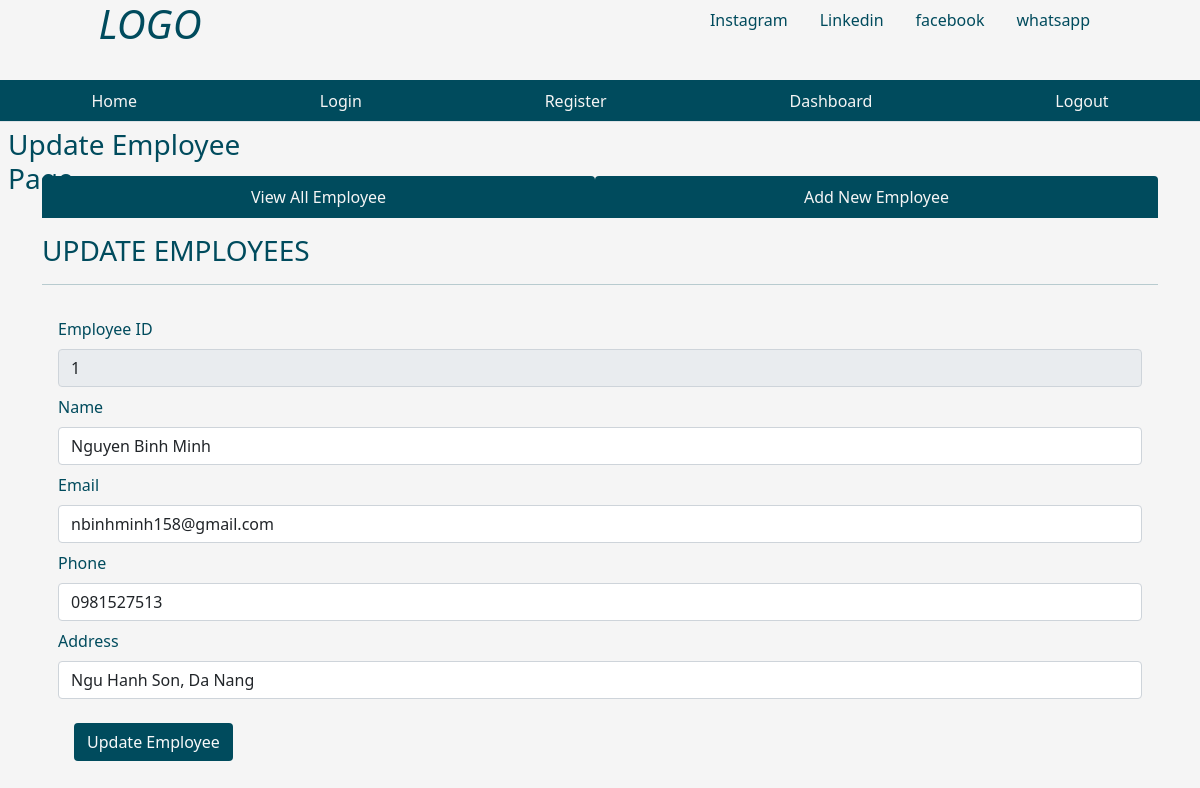
Screenshot of /fetchone/1 with the database file from the repository.
### tables this page shows
CREATE TABLE emp (empid integer PRIMARY key, name text not null, email text, phone text, address text, joining_date timestamp DEFAULT CURRENT_TIMESTAMP, total_projects integer DEFAULT 1, total_test_case integer DEFAULT 1, total_defects_found integer DEFAULT 1, total_defects_pending integer DEFAULT 1);

### app.py (the view)
@app.route('/fetchone/<int:empid>')
def fetchone(empid):
    user = get_current_user()
    db = get_database()
    emp_cur = db.execute('select * from emp where empid = ?', [empid])
    single_emp = emp_cur.fetchone()
    return render_template('updateemployee.html', user = user, single_emp = single_emp)

### app.py (called while the page is built)
@app.teardown_appcontext
def close_database(error):
    if hasattr(g, 'employee_db'):
        g.employee_db.close()

def get_current_user():
    user = None
    if 'user' in session:
        user = session['user']
        db = get_database()
        user_cur = db.execute('select * from users where name = ?', [user])
        user = user_cur.fetchone()
    return user

### database.py (called while the page is built)
def connect_to_database():
    sql = sqlite3.connect('E:/code/Py/employee_management/employee.db')
    sql.row_factory = sqlite3.Row
    return sql

def get_database():
    if not hasattr(g, 'employee_db'):
        g.employee_db = connect_to_database()
    return g.employee_db

### templates/updateemployee.html (shortened to what this page needs)
{% from "showlinks.html" import show_links, showsocialmedialinks%}
<!DOCTYPE html>
<html lang="en">
<head>
    <link href="https://cdn.jsdelivr.net/npm/bootstrap@5.1.3/dist/css/bootstrap.min.css" rel="stylesheet">
    <link rel="stylesheet" href="{{ url_for('static', filename='home.css')}}" type = "text/css">
</head>
<body>
      <div class="parent">
        <div class="child child1">
            <h1 class="text-center"><i>LOGO</i></h1>
        </div>
        <div class="child child2">
          {{ showsocialmedialinks() }}
        </div>
        <div class="child child3">
          {{ show_links() }}
      </div>
        <div class="child child4">
            <h3 class="m-2">Update Employee Page</h3>
        </div>
        <div class="child child5" style="color:rgb(0, 75, 93);">
        </div>
        <div class="child child6left">
        </div>
        <div class="child child6 container" style="color:rgb(0, 75, 93);">
            <ul class="nav nav-tabs nav-fill mb-3">
                <li class="nav-item">
                  <a class="nav-link" style=" background-color:rgb(0, 75, 93); color:whitesmoke;"  href="{{ url_for('dashboard') }}">View All Employee</a>
                </li>
                <li class="nav-item">
                  <a class="nav-link" style=" background-color:rgb(0, 75, 93); color:whitesmoke;" href="{{ url_for('addnewemployee') }}">Add New Employee</a>
                </li>
              </ul>
              <div class="table-responsive-lg caption-top">
                <caption><h3>UPDATE EMPLOYEES</h3></caption>
                 <hr>
                 {% if single_emp %}
                <form class="p-3" action="/updateemployee" method="POST">
                    <div class="mb-2">
                      <label for="empid" class="form-label">Employee ID</label>
                      <input type="text" class="form-control" id="empid" value="{{single_emp['empid']}}" name="empid" readonly>
                    </div>
                    <div class="mb-2">
                      <label for="name" class="form-label">Name</label>
                      <input type="text" class="form-control" id="name" value="{{single_emp['name']}}" name="name">
                    </div>
                    <div class="mb-2">
                      <label for="email" class="form-label">Email</label>
                      <input type="email" class="form-control" id="email"  value="{{single_emp['email']}}" name="email">
                    </div>
                    <div class="mb-2">
                        <label for="phone" class="form-label">Phone</label>
                        <input type="text" class="form-control" id="phone"  value="{{single_emp['phone']}}" name="phone">
                      </div>
                      <div class="mb-2">
                        <label for="address" class="form-label">Address</label>
                        <input type="text" class="form-control" id="address"  value="{{single_emp['address']}}" name="address">
                      </div>
            <button type="submit" class="btn text-light m-3" style="background-color:rgb(0, 75, 93);">Update Employee</button>
                  </form>
                  {% endif %}
              </div>
        </div>
        <div class="child child6right">
        </div>
      </div>
</body>
</html>

### static/home.css (style rules this page uses)
html, body { height: 100%; background-color:whitesmoke; color:rgb(0, 75, 93); }
.parent { height: 100%; display: grid; grid-template-columns: repeat(4, 1fr); grid-template-rows: 10% 5% 7% auto 7%; }
.child { margin-bottom: 10px; }
.child1 { grid-column: 1/2; grid-row: 1/2; }
.child2 { grid-column: 3/-1; grid-row: 1/2; }
.child3 { grid-column: 1/-1; grid-row: 2/3; }
.child4 { grid-column: 1/2; grid-row: 3/4; }
.child5 { grid-column: 4/5; grid-row: 3/4; text-align: center; }
.child6 { grid-column: 1/-1; grid-row: 4/5; }

### rows the page displays
emp: empid "1", name "Nguyen Binh Minh", email "nbinhminh158@gmail.com", phone "0981527513", address "Ngu Hanh Son, Da Nang"
